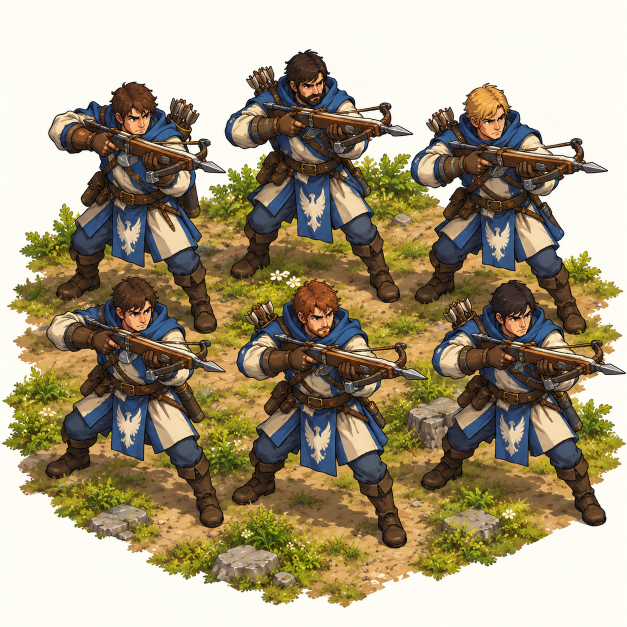
#> input picture projects/meridius/references/characters/Crossbowmen.png, 1254 x 1254 px (shown at 1/2 size)
$ python -i audit.py   (imports and definitions only)
#> lines starting #> are read from the running program, lines starting #| are printed output that depends on the picture; after the words box and inside, x2 and y2 are one past the last pixel; in counts of white or black regions, pixels touching at a corner belong together
### projects/meridius/source/godot/tools/anim/units.py
"""What each battle figure looks like and how it fights, for squadgen.py and prompts.py.

Keys are the game's figure types (data/units.json `sprite`, escorts and crews).
  plural, noun   words for the prompts
  sheet          painted design reference in projects/meridius/references/characters (or None)
  design         what to draw (the game's current figures and the painted sheets agree on it)
  hands          what each figure holds in which hand, as seen in the front view
  people         the six (or fewer) individuals of a sheet, in reading order
  attack         thrust | chop | smash | crossbow | bow | cast | horn | crew | charge
  height         drawn height head to feet, native pixel-art pixels (a man is 190)
  grid           (columns, rows) of the sheet; one figure per cell
  aspect         generation aspect ratio for that grid
  shield         True: the figure leads with a shield when mirrored, so it needs its
                 own south-east and north-west drawings (battle_view.pose_key); others
                 are mirrored for those facings.
"""

GOB = "realistic goblin proportions, not chibi: lean, wiry and slightly hunched, long thin limbs, heads about one fifth of their height, small narrow yellow eyes under a heavy brow, long hooked noses, long pointed ears; "
HUMAN_KIT = "royal-blue cloth, cream tunics, blue trousers, brown leather boots, gloves, belts and pouches"

UNITS = {
    "footman": dict(
        noun="footman", plural="royal footmen", sheet="Footmen.png",
        design=("human footmen of the royal army: royal-blue hoods and long shoulder cloaks, cream medieval tunics, " + HUMAN_KIT),
        hands="a straight steel sword in the right hand and a blue kite shield with a silver rim and a white heraldic eagle on the left arm",
        people=["a young clean-shaven man with short brown hair", "a young blond man", "a man with dark swept-back hair and a short dark beard",
                "an older clean-shaven man with short brown hair", "a young man with short black hair", "a man with auburn hair and an auburn beard"],
        attack="chop", height=190, grid=(3, 2), aspect="1:1", shield=True),
    "spearman": dict(
        noun="spearman", plural="spearmen", sheet="Pikemen.png",
        design=("human pikemen of the royal army: royal-blue hooded scarf-cloaks over the shoulders, cream tunics with a long blue tabard "
                "bearing a white heraldic eagle, " + HUMAN_KIT + ", leather bracers and greaves"),
        hands="a tall ash spear with a steel leaf-shaped head and blue binding, held upright in both hands, butt on the ground",
        turn_hands="a tall ash spear with a steel leaf-shaped head held upright in his right hand on his right side, the side toward the viewer, its butt on the ground",
        people=["a man with brown hair and a short brown beard", "a man with dark hair and a full dark beard", "a young man with red-brown hair",
                "a young man with short black hair", "a young blond man", "an older man with grey-streaked brown hair and stubble"],
        attack="thrust", height=196, grid=(3, 2), aspect="1:1", shield=False),
    "crossbowman": dict(
        noun="crossbowman", plural="crossbowmen", sheet="Crossbowmen.png",
        design=("human crossbowmen of the royal army: royal-blue hoods, cream padded gambesons with a blue tabard bearing a white heraldic eagle, "
                + HUMAN_KIT + ", a quiver of bolts at the hip"),
        hands="a wooden crossbow with a steel bow held across the body in both hands, pointing forward and down",
        back_hands="a wooden crossbow carried at his right side in both hands, its front end pointing forward toward the upper right, away from the viewer",
        people=["a man with brown hair and a short beard", "a young blond man", "a man with dark hair and a moustache",
                "a young man with short black hair", "a man with auburn hair and a beard", "an older bald man with a grey beard"],
        attack="crossbow", height=190, grid=(3, 2), aspect="1:1", shield=False),
    "militia": dict(
        noun="militiaman", plural="village militiamen", sheet=None,
        design=("a village levy called to arms: peasants in patched brown, green and grey wool tunics, rope belts, brown hose, leather shoes, "
                "a few with a padded jerkin or a dented old kettle helmet"),
        hands="a farm tool used as a weapon, held in both hands: pitchforks, a wood axe, a hay scythe, a flail, a boar spear, a cudgel",
        people=["a stout bald man with a pitchfork", "a young lad with a wood axe", "a grey-bearded old man with a hay scythe",
                "a red-haired man in a kettle helmet with a flail", "a dark-haired man with a boar spear", "a burly man with a cudgel"],
        attack="chop", height=186, grid=(3, 2), aspect="1:1", shield=False),
    "collie_guard": dict(
        # Its painted sheet was pasted into the result as scenery; the game figures and the words suffice.
        noun="royal guard", plural="border collie royal guards", sheet=None,
        design=("anthropomorphic border collie dog-knights standing upright like men: black and white fur, a white blaze and muzzle, black nose, "
                "amber eyes, a white chest ruff, a feathered tail; black steel plate armour with gold trim"),
        hands="a long steel sword in the right hand and a black kite shield with a gold eagle on the left arm",
        people=["a collie with both ears pricked", "a collie with folded ears", "a collie with one ear folded",
                "a grizzled older collie", "a young collie with a broad blaze", "a collie with a scar over one eye"],
        attack="chop", height=196, grid=(3, 2), aspect="1:1", shield=True),
    "battle_mage": dict(
        noun="battle mage", plural="battle mages", sheet=None,
        design=("human war wizards of the royal army: long royal-blue robes with a hood and gold trim, a brown leather belt with pouches, "
                "a white shawl collar, soft boots"),
        hands="a tall wooden staff topped with a pale blue crystal in the right hand",
        people=["a grey-bearded old mage", "a dark-haired woman mage", "a young clean-shaven mage with red hair",
                "a bald mage with a black beard", "a blonde woman mage", "a middle-aged mage with a brown beard"],
        attack="cast", height=196, grid=(3, 2), aspect="1:1", shield=False),
    "engineer": dict(
        noun="engineer", plural="siege engineers", sheet=None,
        design=("human siege engineers: blue work tunics with crossed brown leather straps, white linen coifs, brown leather aprons, "
                "tool belts, brown trousers and boots"),
        hands="a heavy wooden mallet in the right hand",
        people=["a stocky bearded engineer", "a young engineer", "a grey-haired master engineer",
                "an engineer with a red beard", "a lean dark-haired engineer", "a burly bald engineer"],
        attack="crew", height=186, grid=(3, 2), aspect="1:1", shield=False),
    "goblin_spear": dict(
        noun="goblin spearman", plural="goblin spearmen", sheet="Goblin spearmen.png",
        design=("vicious green-skinned goblins of the horde, " + GOB +
                "dark hooded leather jerkins, red rags and loincloths, a few in crude, rusty, dented helmets hammered together from scrap, no plumes"),
        hands="a crude spear with a jagged iron head held forward in both hands",
        left_hands="a crude spear held level in both hands, its jagged iron head pointing forward toward the UPPER LEFT, the way he faces",
        back_hands="a crude spear held level in both hands at his right side, its jagged iron head pointing forward toward the UPPER RIGHT corner, away from the viewer, the butt end behind him toward the viewer",
        people=["a goblin in a rusty, dented scrap helmet", "a hooded goblin", "a goblin with a red head rag",
                "a goblin in a rusty riveted helmet", "a scarred goblin with one torn ear", "a goblin with a bone in his topknot"],
        attack="thrust", height=140, grid=(3, 2), aspect="1:1", shield=False, rel=("orc_warrior", 2 / 3), skin_sat=0.46),
    "goblin_archer": dict(
        noun="goblin archer", plural="goblin archers", sheet="Goblin archers.png",
        design=("green-skinned goblins of the horde, " + GOB + "black pointed hoods, "
                "dark leather jerkins, red rag skirts, a quiver of black-fletched arrows on the back"),
        hands="a short recurve bow in the left hand",
        people=["a goblin in a black hood", "a goblin with a red head rag", "a hooded goblin with a bone necklace",
                "a goblin with a torn ear", "a goblin with a feathered hood", "an older wrinkled goblin"],
        attack="bow", height=138, grid=(3, 2), aspect="1:1", shield=False, rel=("orc_warrior", 2 / 3), skin_sat=0.46),
    "goblin_rabble": dict(
        noun="goblin", plural="ragged goblin swarmers", sheet=None,
        design=("scrawny, wild green-skinned goblins of the horde, " + GOB +
                "ragged leather straps over bare green chests, rag loincloths, bare feet, no armour; three of them carry an improvised "
                "shield on the left arm (a barrel bottom in an iron hoop, a splintered nailed plank, a nailed crate lid)"),
        hands="a crude weapon in the right hand: rusty knives, a spiked club, a sharpened bone, a small hatchet, a sickle, a broken sword",
        people=["a goblin with a rusty knife and a barrel-bottom shield", "a goblin with a spiked club",
                "a goblin with a sharpened bone and a nailed plank shield", "a goblin with a small hatchet",
                "a goblin with a sickle and a crate-lid shield", "a goblin with a broken sword"],
        attack="chop", height=124, grid=(3, 2), aspect="1:1", shield=True, rel=("orc_warrior", 2 / 3), skin_sat=0.46),
    "goblin_horn": dict(
        noun="goblin horn-bearer", plural="goblin horn-bearers", sheet="Goblin spearmen.png",
        design=("a goblin war-herald of the horde, " + GOB + "dark spiked leather armour, red rags, a tall red war banner "
                "with a black sun strapped to his back"),
        hands="a huge curved war horn of bone held in both hands",
        left_hands="one huge curved war horn of bone raised to his mouth in both hands, its wide end pointing up toward the UPPER LEFT, the way he faces; a war banner on his back",
        back_hands="a huge curved war horn of bone raised to his mouth in both hands, its wide end pointing up and forward toward the UPPER RIGHT, away from the viewer",
        people=["a goblin herald in a rusty, dented scrap helmet", "a hooded goblin herald", "a goblin herald with a red head rag",
                "a goblin herald in a rusty cooking-pot helmet", "a goblin herald in a bone skull helm", "a goblin herald in a rusty riveted helmet"],
        attack="horn", height=146, grid=(3, 2), aspect="1:1", shield=False, rel=("orc_warrior", 2 / 3), skin_sat=0.46, kin="goblin_spear"),
    "goblin_shaman": dict(
        noun="goblin shaman", plural="goblin shamans", sheet=None,
        design=("goblin witch-doctors of the horde, " + GOB + "antlers and a beast skull worn as a headdress, a dark ragged fur "
                "cloak, bone charms and feathers, a brown leather tunic with skull trinkets"),
        hands="a gnarled bone staff topped with a horned skull in the right hand and a small feathered bone fetish in the left; no shield",
        back_hands="a gnarled bone staff topped with a horned skull, held upright in his right hand on the right side of the image; he carries no shield",
        people=["a shaman with tall antlers", "a shaman with a wolf skull headdress", "an old hunched shaman",
                "a shaman with ram horns", "a shaman with a bird skull mask", "a shaman with painted white face marks"],
        attack="cast", height=150, grid=(3, 2), aspect="1:1", shield=False, rel=("orc_warrior", 2 / 3), skin_sat=0.46, kin="goblin_spear"),
    "orc_warrior": dict(
        # Its painted sheet was pasted into the result as scenery; the game figures and the words suffice.
        noun="orc warrior", plural="orc warriors", sheet=None,
        design=("big, muscular green-skinned orcs of the horde, taller and broader than a man: tusks, heavy brows; iron helmets with a red crest, "
                "dark red scale and leather armour, red cloth, iron bracers, heavy boots"),
        hands="a heavy cleaver-sword in the right hand and a round red wooden shield with an iron boss on the left arm",
        people=["an orc in a crested helmet", "an orc with a scarred face", "an orc with a topknot and no helmet",
                "an orc with a spiked helmet", "an older grizzled orc", "an orc with a nose ring"],
        attack="chop", height=212, grid=(3, 2), aspect="1:1", shield=True),
    "orc_brute": dict(
        noun="orc brute", plural="orc brutes", sheet="Savage Orcs.png",
        design=("huge savage orc berserkers of the horde: bare muscular green chests with a crossed leather harness and skull trophies, "
                "tall red mohawks, huge spiked iron pauldrons, a black fur kilt with red rags, war paint, heavy boots"),
        hands="a massive two-handed spiked club held low in both hands",
        people=["a brute with a red mohawk", "a brute with a braided beard", "a brute with white war paint",
                "a brute with a scarred chest", "a brute with an iron jaw", "a brute with bone piercings"],
        attack="smash", height=214, grid=(3, 2), aspect="1:1", shield=False),
    "orc_warlord": dict(
        noun="orc warlord", plural="orc warlords", sheet="Savage Orcs.png",
        design=("the giant orc warlord of the horde, a head taller than his warriors: a horned iron helmet, heavy dark red plate armour with "
                "spikes, a black fur mantle, two red war banners on poles strapped to his back, trophies of skulls"),
        hands="a huge iron war-axe held in both hands",
        people=["a warlord with tusks and a horned helmet", "a warlord with a scarred face", "a warlord with a braided black beard",
                "a grizzled one-eyed warlord", "a warlord with a skull-crested helmet", "a warlord with a crown of spikes"],
        attack="chop", height=236, grid=(3, 2), aspect="1:1", shield=False),
    "troll": dict(
        noun="troll", plural="moss trolls", sheet="Trolls.png",
        design=("hulking, massive forest trolls, twice the height of a man, hunched so far forward that their knuckles nearly reach the ground: huge rounded shoulders and a great hump, the head hanging low and forward, deep-set small yellow eyes under a heavy brow, a huge long drooping nose, long stringy grey-black hair; "
                "huge hunched forest trolls, twice the height of a man: a mass of dark hair with a thick moss cap, twigs and orange fungus on the "
                "hump, big pale arms with teal spiral markings, bark-wrapped shins, bare toed feet, a long drooping nose, small yellow eyes"),
        hands="an uprooted mossy tree log carried over the shoulder in both hands",
        back_hands="an uprooted mossy tree log carried over his right shoulder in both hands, its far end pointing toward the upper right",
        people=["a troll with a huge moss cap", "a troll with a stringy beard", "a troll with orange fungus on his shoulders"],
        # Twice the height of the figure they replace: huge and intimidating on the field.
        attack="smash", height=250, grid=(3, 1), aspect="16:9", shield=False, rel=("troll", 2.0)),
    "wolf_rider": dict(
        noun="wolf rider", plural="goblin wolf riders", sheet=None,
        design=("a goblin raider riding a huge warg: the warg is a dog-legged grey-brown wolf with hackles, a snarling jaw, a brush tail with a "
                "dark tip, a leather harness and a trophy skull; the goblin rider wears dark leather and red rags"),
        hands="the goblin rider holds a short spear in his right hand and the reins in his left",
        people=["a grey warg with a hooded rider", "a brown warg with a rider in a rusty dented helmet", "a dark warg with a rider in a red head rag",
                "a pale warg with a rider in a rusty dented helmet"],
        attack="charge", height=200, grid=(2, 2), aspect="1:1", shield=False, skin_sat=0.46),
    # The Margrave's relief at dawn: drawn only (it never fights or falls), so no deaths.
    "margrave_rider": dict(
        noun="lancer", plural="mounted knights of the Margrave", sheet=None, mount="warhorse",
        design=("human knights riding armoured warhorses: steel kettle helmets, mail shirts with steel breastplates, blue surcoats, "
                "long blue saddle cloths with a white star, the horses with steel chamfrons and leather barding"),
        hands="the knight holds a long lance with a blue pennant in his right hand and the reins in his left",
        back_hands="the knight's long lance with a blue pennant held in his right hand, tilted forward toward the upper right",
        left_hands="a long lance with a blue pennant held upright, tilted forward toward the upper left; his warhorse has exactly one head, its head and neck toward the upper left and its tail toward the viewer",
        people=["a bay warhorse with a bearded knight", "a grey warhorse with a young knight", "a black warhorse with a grizzled knight",
                "a chestnut warhorse with a knight in a crested helmet"],
        attack="charge", height=240, grid=(2, 2), aspect="1:1", shield=False, deaths=False),
}

FACING = {
    "f": "front three-quarter view, turned toward the LOWER LEFT of the image",
    "b": "rear three-quarter view seen from behind, turned toward the UPPER RIGHT of the image, back toward the viewer",
    "fs": "front three-quarter view, turned toward the LOWER RIGHT of the image",
    "bs": "rear three-quarter view seen from behind, turned toward the UPPER LEFT of the image, back toward the viewer",
}
TOWARD = {"f": "toward the lower left", "b": "toward the upper right", "fs": "toward the lower right", "bs": "toward the upper left"}


# [4 lines left out: function facings, not called in this run]


# War machines: one sheet each, 2 x 2 (front ready, front loosing; back ready,
# back loosing), a pixel-art conversion of the game's drawings.
ENGINES = {
    "ballista": dict(noun="ballista", plural="ballistas", height=150,
                     design="a royal field ballista: a heavy oak frame on two spoked wheels, a huge blue-painted bow with gold fittings, "
                            "twisted rope springs, a long iron-tipped bolt, a small blue pennant with a white star"),
    "mangonel": dict(noun="mangonel", plural="mangonels", height=170,
                     design="a royal mangonel: a tall oak A-frame painted royal blue with gold caps, four small wheels, a throwing arm with a "
                            "sling cup and a stone, a rope windlass, a blue pennant with a white star"),
    "rock_lobber": dict(noun="rock lobber", plural="goblin rock lobbers", height=180,
                        design="a crude goblin catapult of lashed logs, bone and skull trophies tied to it, a counterweight sack, a heap of "
                               "rocks in its cup, a ragged red war flag"),
    "war_wagon": dict(noun="war wagon", plural="goblin war wagons", height=190,
                      design="a goblin war wagon: a wooden cart bristling with iron spikes and wooden stakes, an iron ram plate with great "
                             "spikes at the front, skulls nailed on its sides, two ragged red war flags"),
}
for _k, _v in ENGINES.items():
    _v.update(kind="engine", grid=(2, 2), aspect="1:1", shield=False, sheet=None, people=[], attack="engine")
    UNITS[_k] = _v

### projects/meridius/source/godot/tools/anim/audit.py
"""Defect scan of the cut frames (art/squads/<unit>/<facing>/<frame>_<soldier>.png).

  audit.py [unit ...] [--json out.json]

Per frame it reports:
  specks     opaque pixels with no opaque neighbour (8-connected), and loose pieces
             under 30 px that are not part of the figure
  pieces     separate parts of 30 px or more away from the main body (disjointed)
  holes      enclosed transparent pixels inside the body (pinholes, 1-4 px)
  height     standing frames (walk, wind, hit) more than 12% taller or shorter
             than the same man's standing frame (warped or rescaled)
  feet       walk frames whose feet drift more than 6 px from the standing anchor
             (the man would jump when the frame changes)
  haze       pale grey, nearly colourless pixels (left-over generator haze)
The counts go to stdout, worst first, and with --json to a file for fix.py.
"""
import json
import os
import sys

import numpy as np
from PIL import Image
from scipy import ndimage

HERE = os.path.dirname(os.path.abspath(__file__))
sys.path.insert(0, HERE)
import squadgen as sg  # noqa: E402
from units import UNITS, facings  # noqa: E402

STAND = ("walk_a", "wind", "hit")


def scan(path, base_h=None, base_ax=None, e=None, frame=""):
#> called with frame = ''
    a = np.array(Image.open(path).convert("RGBA"))
    op = a[..., 3] > 0
#> op: shape (1254, 1254) bool; every value is 1
    out = {}
    if not op.any():
        return {"empty": 1}
    # Isolated pixels.
    nb = ndimage.convolve(op.astype(np.uint8), np.ones((3, 3), np.uint8), mode="constant") - op
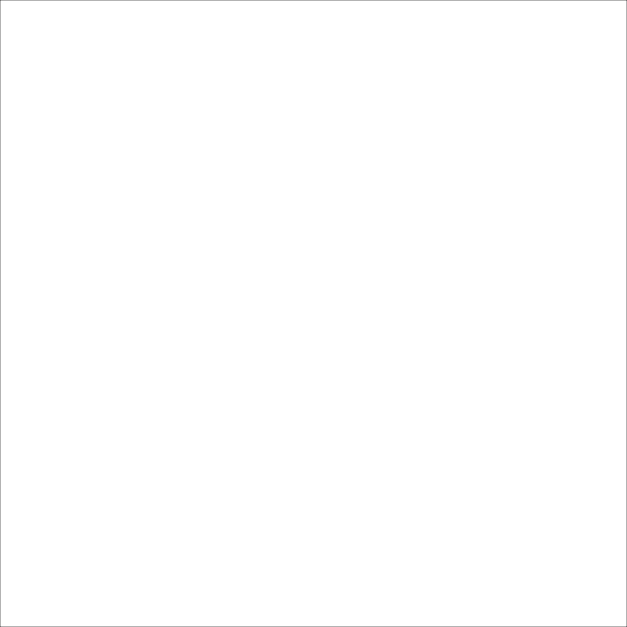
#> nb: shape (1254, 1254) (shown at 1/2 size); min 3, max 8, mean 7.99; drawn with min black and max white
    out["specks"] = int((op & (nb == 0)).sum())
    lab, n = ndimage.label(op, structure=np.ones((3, 3)))
#> lab: shape (1254, 1254) int32; every value is 1
#> n = 1
    if n > 1:
        sizes = ndimage.sum(op, lab, range(1, n + 1))
        main = int(np.argmax(sizes)) + 1
        small = [s for i, s in enumerate(sizes, 1) if i != main and s < 30]
        big = [s for i, s in enumerate(sizes, 1) if i != main and s >= 30]
        out["specks"] += int(sum(small))
        out["pieces"] = len(big)
    # Pinholes: transparent components fully enclosed, 1-4 px.
    tr = ~op
#> tr: shape (1254, 1254) bool; every value is 0
    tl, tn = ndimage.label(tr)
#> tl: shape (1254, 1254) int32; every value is 0
#> tn = 0
    border = set(np.unique(np.concatenate([tl[0], tl[-1], tl[:, 0], tl[:, -1]])))
#> border = 1 item
    if tn:
        ts = ndimage.sum(tr, tl, range(1, tn + 1))
        out["holes"] = int(sum(1 for i, s in enumerate(ts, 1) if i not in border and s <= 4))
    rows = np.nonzero(op.any(axis=1))[0]
#> rows = 1254 values from 0 to 1253
    if base_h and frame in STAND and e is not None:
        h = e["ay"] - rows[0]
        r = h / base_h
        if r > 1.12 or r < 0.88:
            out["height"] = round(float(r), 2)
    if base_ax is not None and frame == "walk_a" and e is not None:
        feet = op[max(0, rows[-1] - 6):rows[-1] + 1]
        fx = float(np.nonzero(feet)[1].mean())
        if abs(fx - e["ax"]) > 6 + 0.25 * abs(base_ax):
            out["feet"] = round(fx - e["ax"], 1)
    rgb = a[..., :3].astype(int)
    mx, mn = rgb.max(2), rgb.min(2)
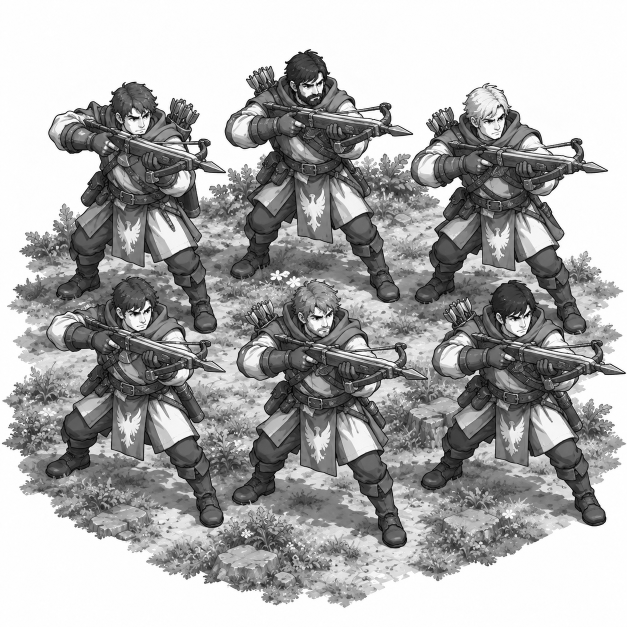
#> mx: shape (1254, 1254) int64 (shown at 1/2 size); min 0, max 255, mean 171
    haze = op & (mn > 165) & (mx - mn < 14)
#> haze: shape (1254, 1254) bool; 36.1% white; 364 white regions (340 under 20 px), largest, box (x1, y1, x2, y2) and area: (0, 0, 1254, 1254) 561080, (841, 354, 929, 416) 1792, (1094, 291, 1153, 314) 758
#> (the rest of the program and of its run is left out)
